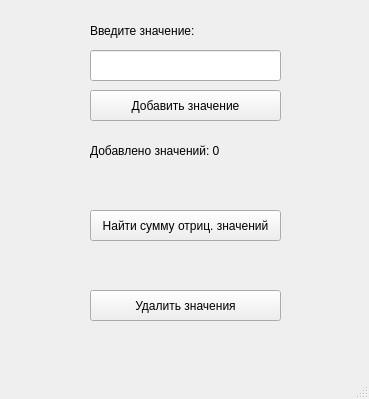
<?xml version="1.0" encoding="UTF-8"?>
<ui version="4.0">
 <class>MainWindow</class>
 <widget class="QMainWindow" name="MainWindow">
  <property name="geometry">
   <rect>
    <x>0</x>
    <y>0</y>
    <width>369</width>
    <height>399</height>
   </rect>
  </property>
  <property name="windowTitle">
   <string>MainWindow</string>
  </property>
  <widget class="QWidget" name="centralwidget">
   <widget class="QLineEdit" name="lineEditValue">
    <property name="geometry">
     <rect>
      <x>90</x>
      <y>50</y>
      <width>191</width>
      <height>31</height>
     </rect>
    </property>
   </widget>
   <widget class="QLabel" name="labelValue">
    <property name="geometry">
     <rect>
      <x>90</x>
      <y>20</y>
      <width>191</width>
      <height>21</height>
     </rect>
    </property>
    <property name="text">
     <string>Введите значение:</string>
    </property>
   </widget>
   <widget class="QPushButton" name="pushButtonAdd">
    <property name="geometry">
     <rect>
      <x>90</x>
      <y>90</y>
      <width>191</width>
      <height>31</height>
     </rect>
    </property>
    <property name="text">
     <string>Добавить значение</string>
    </property>
   </widget>
   <widget class="QLabel" name="labelCount">
    <property name="geometry">
     <rect>
      <x>90</x>
      <y>140</y>
      <width>191</width>
      <height>21</height>
     </rect>
    </property>
    <property name="text">
     <string>Добавлено значений: 0</string>
    </property>
   </widget>
   <widget class="QPushButton" name="pushButtonResult">
    <property name="geometry">
     <rect>
      <x>90</x>
      <y>210</y>
      <width>191</width>
      <height>31</height>
     </rect>
    </property>
    <property name="text">
     <string>Найти сумму отриц. значений</string>
    </property>
   </widget>
   <widget class="QLabel" name="labelResult">
    <property name="geometry">
     <rect>
      <x>90</x>
      <y>250</y>
      <width>191</width>
      <height>21</height>
     </rect>
    </property>
    <property name="text">
     <string/>
    </property>
   </widget>
   <widget class="QPushButton" name="pushButtonClear">
    <property name="geometry">
     <rect>
      <x>90</x>
      <y>290</y>
      <width>191</width>
      <height>31</height>
     </rect>
    </property>
    <property name="text">
     <string>Удалить значения</string>
    </property>
   </widget>
  </widget>
  <widget class="QMenuBar" name="menubar">
   <property name="geometry">
    <rect>
     <x>0</x>
     <y>0</y>
     <width>369</width>
     <height>21</height>
    </rect>
   </property>
  </widget>
  <widget class="QStatusBar" name="statusbar"/>
 </widget>
 <resources/>
 <connections/>
</ui>
